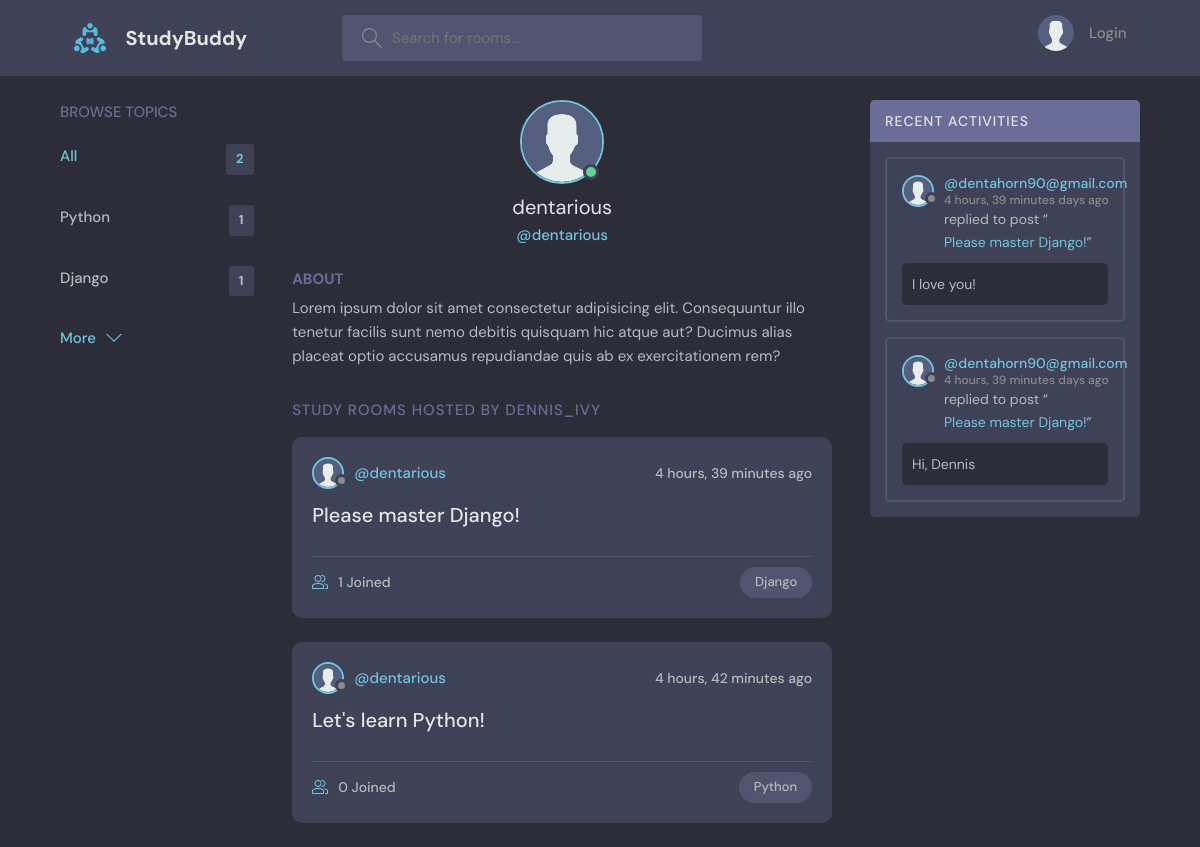
Page /profile/1/ on the earlier database version.
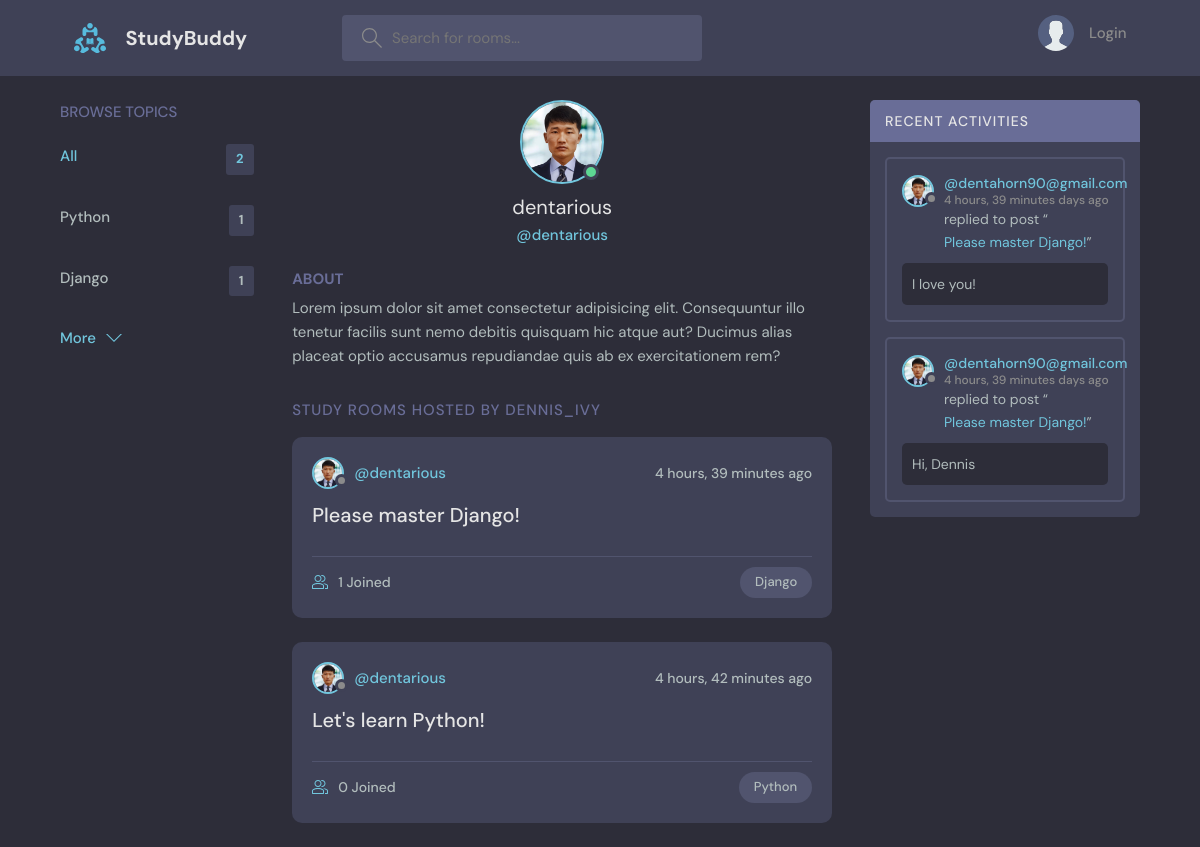
Same page on the later database version.
### base/models.py (models this page shows, shortened)
class User(AbstractUser):
    name = models.CharField(max_length=200, null=True)
    email = models.EmailField(unique=True, null=True)
    bio = models.TextField(null=True)
    avatar = models.ImageField(null=True, default="avatar.svg")
    USERNAME_FIELD = 'email'
    REQUIRED_FIELDS = []

class Room(models.Model):
    host = models.ForeignKey(User, on_delete=models.SET_NULL, null=True)
    topic = models.ForeignKey(Topic, on_delete=models.SET_NULL, null=True)
    name = models.CharField(max_length=200)
    description = models.TextField(null=True, blank=True)
    participants = models.ManyToManyField(
        User, related_name='participants', blank=True)
    updated = models.DateTimeField(auto_now=True)
    created = models.DateTimeField(auto_now_add=True)
    class Meta:
        ordering = ['-updated', '-created']
    def __str__(self):
        return self.name

class Message(models.Model):
    user = models.ForeignKey(User, on_delete=models.CASCADE)
    room = models.ForeignKey(Room, on_delete=models.CASCADE)
    body = models.TextField()
    updated = models.DateTimeField(auto_now=True)
    created = models.DateTimeField(auto_now_add=True)
    class Meta:
        ordering = ['-updated', '-created']

class Topic(models.Model):
    name = models.CharField(max_length=200)

### base/views.py (the view)
# urls.py: path('profile/<str:pk>/', views.userProfile, name='user-profile'),
def userProfile(request, pk):
    user = User.objects.get(id=pk)
    rooms = user.room_set.all()
    room_messages = user.message_set.all()
    topics = Topic.objects.all()
    context = {'user': user, 'rooms': rooms, 'room_messages': room_messages, 'topics': topics}
    return render(request, 'base/profile.html', context)

### base/templates/base/profile.html (shortened to what this page needs)
{% extends 'main.html' %}
{% block content %}
  <main class="profile-page layout layout--3">
    <div class="container">
      {% include 'base/topics_component.html' %}
      <div class="roomList">
        <div class="profile">
          <div class="profile__avatar">
            <div class="avatar avatar--large active">
              <img src="{{user.avatar.url}}" />
            </div>
          </div>
          <div class="profile__info">
            <h3>{{user.username}}</h3>
            <p>@{{user.username}}</p>
          </div>
          <div class="profile__about">
            <h3>About</h3>
            <p>
              Lorem ipsum dolor sit amet consectetur adipisicing elit. Consequuntur illo tenetur
              facilis sunt nemo debitis quisquam hic atque aut? Ducimus alias placeat optio
              accusamus repudiandae quis ab ex exercitationem rem?
            </p>
          </div>
        </div>
        <div class="roomList__header">
          <div>
            <h2>Study Rooms Hosted by dennis_ivy</a>
            </h2>
          </div>
        </div>
        {% include 'base/feed_component.html' %}
      </div>
      {% include 'base/activity_component.html' %}
    </div>
  </main>
  {% endblock content %}

### base/templates/base/feed_component.html (shortened to what this page needs)
{% for room in rooms %}
<div class="roomListRoom">
  <div class="roomListRoom__header">
    <a href="{% url 'user-profile' room.host.id %}" class="roomListRoom__author">
      <div class="avatar avatar--small">
        <img src="{{room.host.avatar.url}}" />
      </div>
      <span>@{{room.host.username}}</span>
    </a>
    <div class="roomListRoom__actions">
      <span>{{room.created|timesince}} ago</span>
    </div>
  </div>
  <div class="roomListRoom__content">
    <a href="{% url 'room' room.id %}">{{room.name}}</a>
  </div>
  <div class="roomListRoom__meta">
    <a href="{% url 'room' room.id %}" class="roomListRoom__joined">
      {{room.participants.all.count}} Joined
    </a>
    <p class="roomListRoom__topic">{{room.topic.name}}</p>
  </div>
</div>
{% endfor %}

### base/templates/base/activity_component.html (shortened to what this page needs)
<div class="activities">
    <div class="activities__header">
        <h2>Recent Activities</h2>
    </div>
    {% for message in room_messages %}
    <div class="activities__box">
      <div class="activities__boxHeader roomListRoom__header">
        <a href="{% url 'user-profile' message.user.id %}" class="roomListRoom__author">
          <div class="avatar avatar--small">
            <img src="{{message.user.avatar.url}}" />
          </div>
          <p>
            @{{message.user}}
            <span>{{message.created|timesince}} days ago</span>
          </p>
        </a>
      </div>
      <div class="activities__boxContent">
        <p>replied to post “<a href="{% url 'room' message.room.id %}">{{message.room}}</a>”</p>
        <div class="activities__boxRoomContent">
          {{message.body}}
        </div>
      </div>
    </div>
    {% endfor %}
  </div>

Differences in the rows shown:
changed User "dentarious": avatar: picture added in place of a placeholder
changed through a linked row, Room "Please master Django!": host.avatar: picture added in place of a placeholder
changed through a linked row, Room "Let's learn Python!": host.avatar: picture added in place of a placeholder
changed through a linked row, Message "I love you!": user.avatar: picture added in place of a placeholder
changed through a linked row, Message "Hi, Dennis": user.avatar: picture added in place of a placeholder
